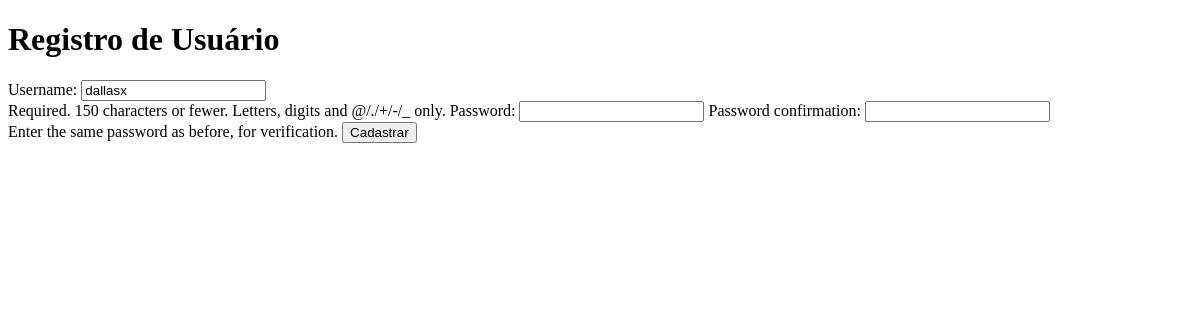
/dados/2/, run on an earlier commit of the app's database.
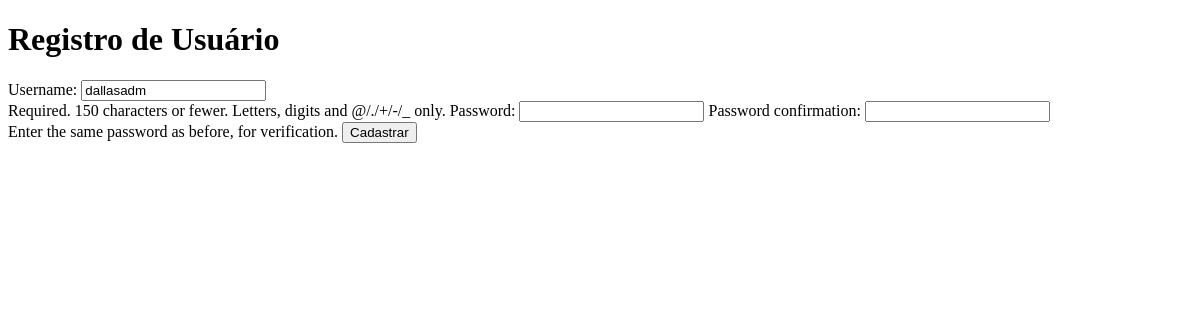
And on a later commit of the database.
### core/models.py (models this page shows, shortened)
class Usuario(AbstractUser):
    nome = models.CharField('Nome Completo', max_length=100, blank=False)
    idade = models.IntegerField('Idade', blank=False)
    cpf = CPFField(masked=True, blank=False, unique=True)
    USERNAME_FIELD = 'cpf'
    class Meta:
        permissions = [
            ("CD", "Cadastrar,Apagar"),
            ("RU", "Lerd,Atualizar")
        ]

### core/views.py (the view)
# urls.py: path('dados/<int:id>/', dados, name='edit_dados'),
def dados(request, id):
    user = Usuario.objects.get(pk=id)
    form = UserCreationForm(request.POST or None, instance=user)
    if form.is_valid():
        form.save()
        return redirect('perfil')
    contexto = {
        'form': form
    }
    return render(request, 'registro.html', contexto)

### templates/registro.html (shortened to what this page needs)
<!DOCTYPE html>
<html lang="en">
<head>
</head>
<body>
    <h1>Registro de Usuário</h1>
    <form method="post">
        {{form}}
        <input type="submit" value="Cadastrar">
    </form>
</body>
</html>

What changed in the data, as far as the page shows it:
changed Usuario: username "dallasx" → "dallasadm"
